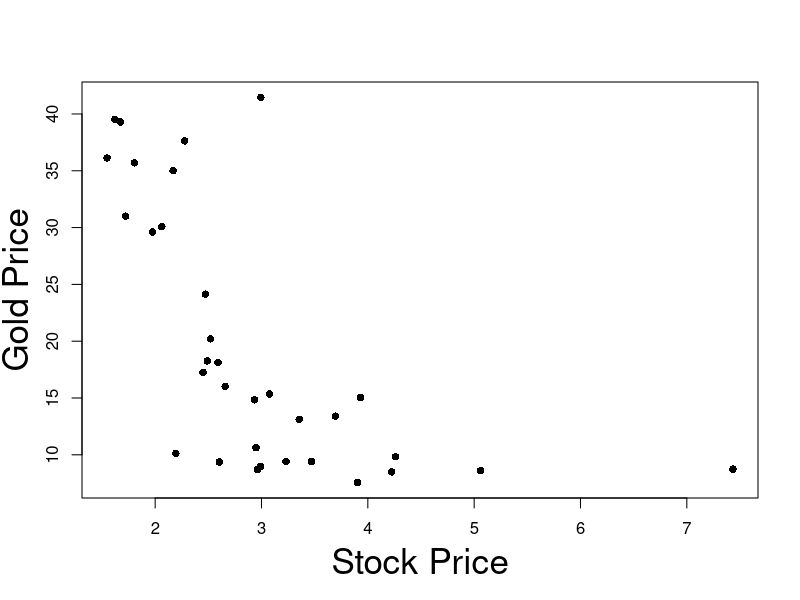
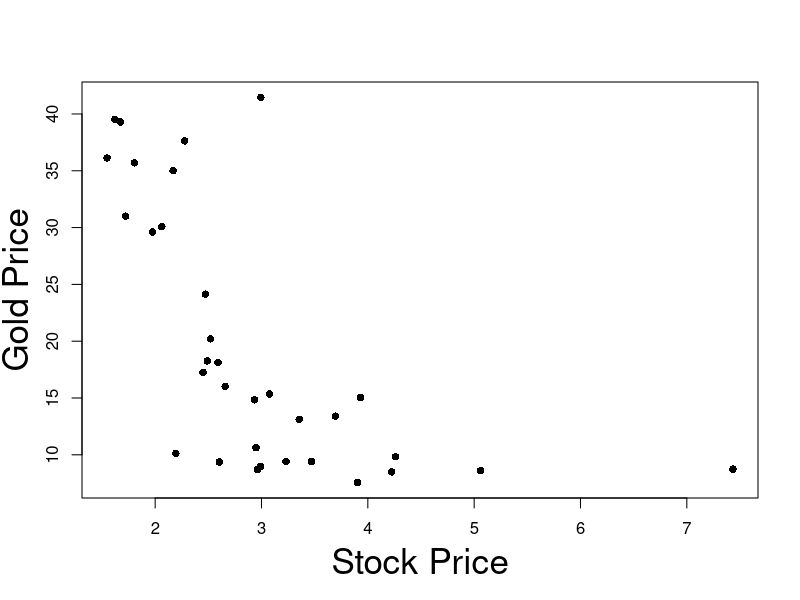
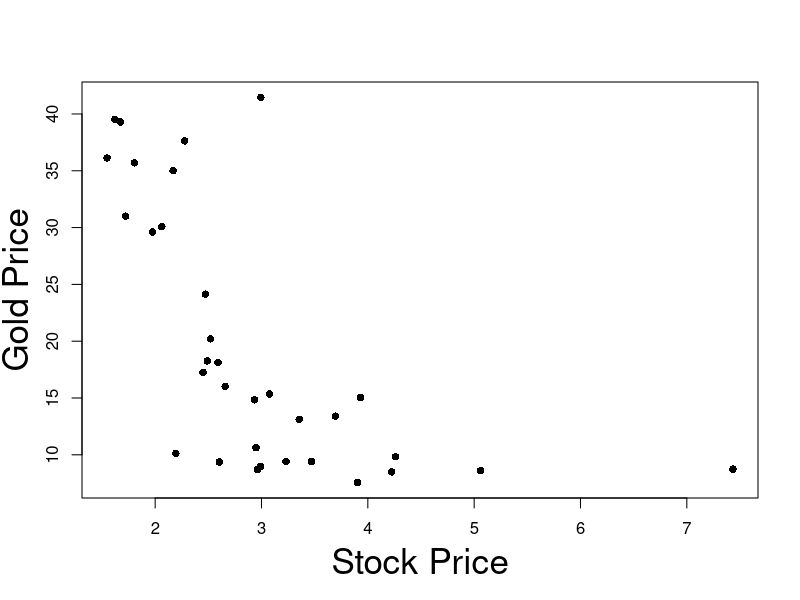
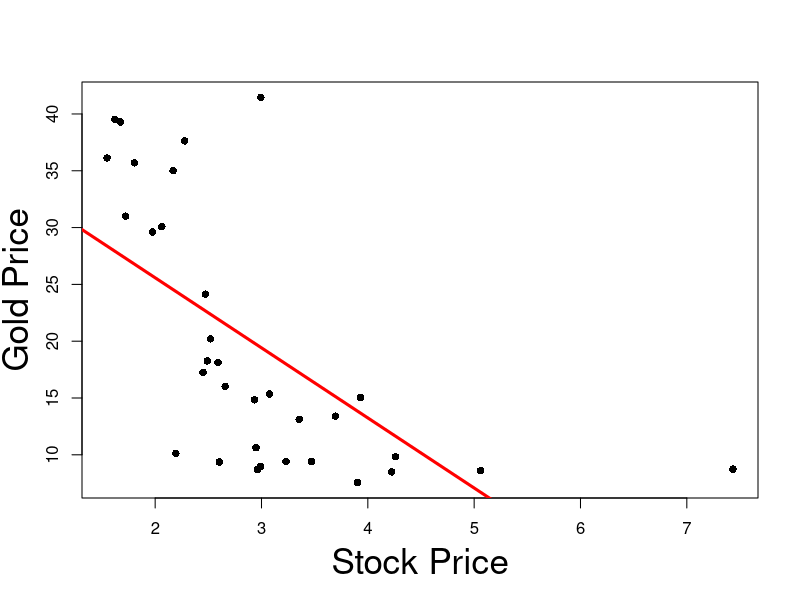
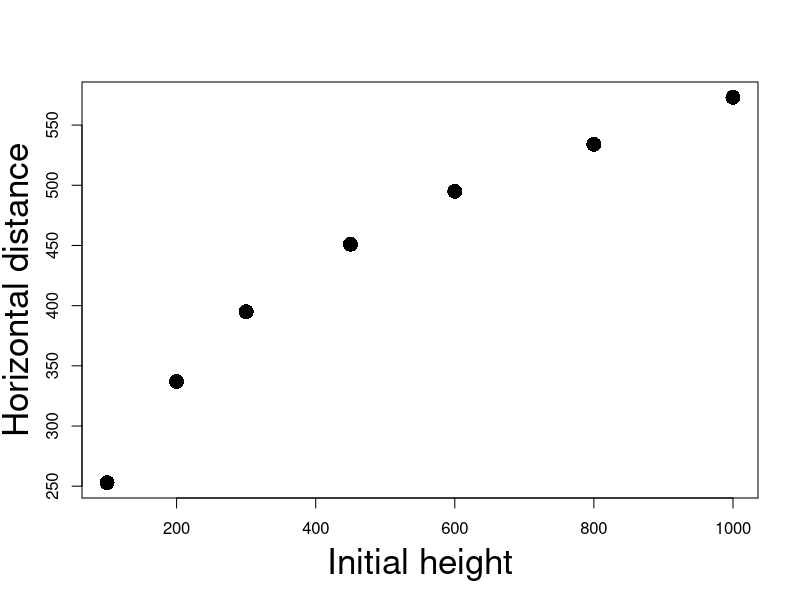
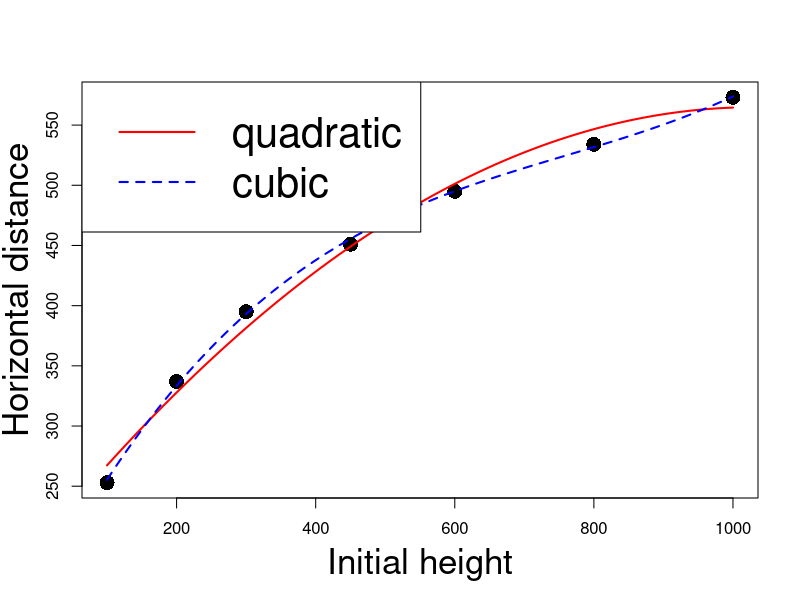
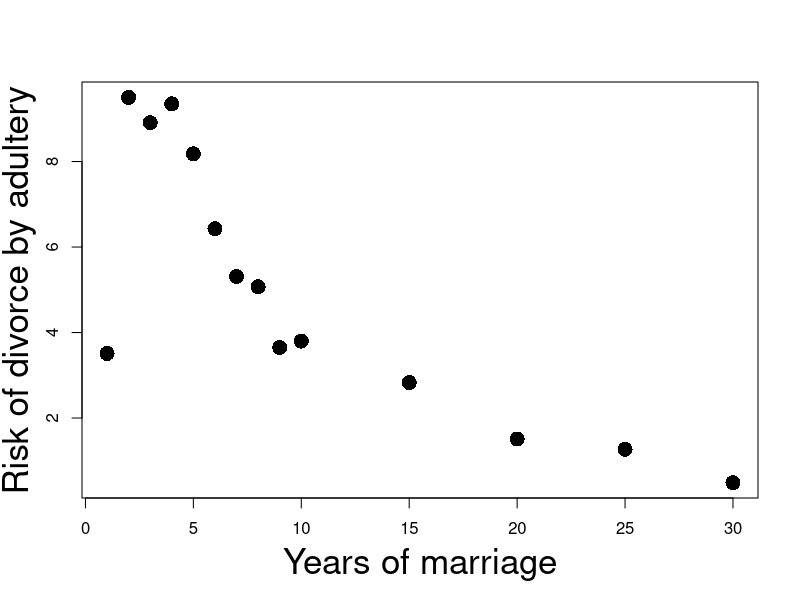
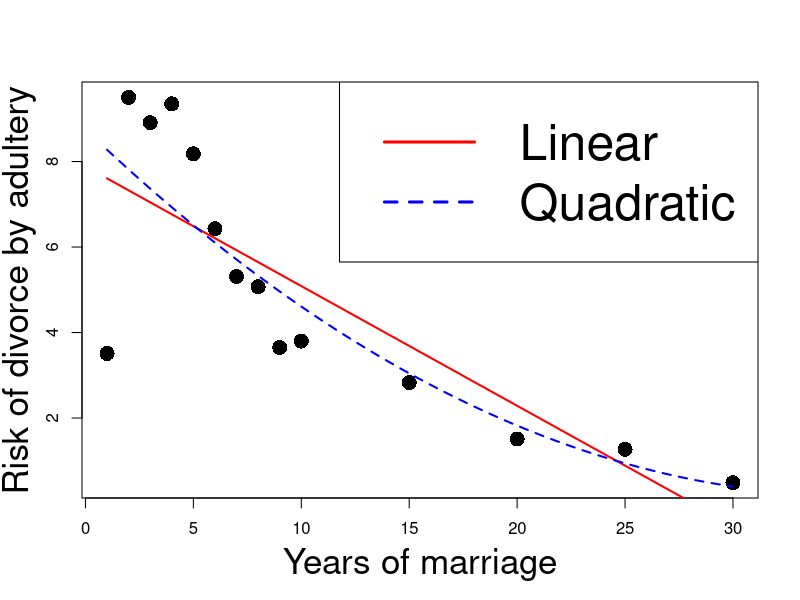

Source code (R) for these figures, in order:
## ---- chunk 1
#| echo: false
#| layout-ncol: 1

data <- read.table("datasets/L3eg1data.txt")

#Add column labels to data
colnames(data) <- c("Stock Price","Gold Price")

# Output markdown table from data
knitr::kable(
  list(data[1:11,], data[12:22,], data[23:33,]),
  row.names = TRUE,
  format = "html", 
  table.attr = 'class="table simple table-striped table-hover"',
) 


## ---- chunk 2
prices = read.table(file = "datasets/stock_gold.txt",
                    header = TRUE)

print(prices)
## ---- chunk 3
#| echo: false
#| fig-asp: 1

# Read the data
prices <- read.table(file = "datasets/stock_gold.txt",
                   header = TRUE
                  )

stock.price <- prices$stock_price
gold.price <- prices$gold_price

# Create the plot
plot(stock.price,
     gold.price, 
     xlab = "", 
     ylab= "",
     pch = 16)

# Add labels
mtext("Stock Price", side=1, line=3, cex=2.1)
mtext("Gold Price", side=2, line=2.5, cex=2.1)
## ---- chunk 4
#| echo: false
#| fig-asp: 1

# Read the data
prices <- read.table(file = "datasets/stock_gold.txt",
                   header = TRUE
                  )

stock.price <- prices$stock_price
gold.price <- prices$gold_price

# Create the plot
plot(stock.price,
     gold.price, 
     xlab = "", 
     ylab= "",
     pch = 16)

# Add labels
mtext("Stock Price", side=1, line=3, cex=2.1)
mtext("Gold Price", side=2, line=2.5, cex=2.1)
## ---- chunk 5
#| echo: false
#| fig-asp: 1

# Read the data
prices <- read.table(file = "datasets/stock_gold.txt",
                   header = TRUE
                  )

stock.price <- prices$stock_price
gold.price <- prices$gold_price

# Create the plot
plot(stock.price,
     gold.price, 
     xlab = "", 
     ylab= "",
     pch = 16)

# Add labels
mtext("Stock Price", side=1, line=3, cex=2.1)
mtext("Gold Price", side=2, line=2.5, cex=2.1)
## ---- chunk 6
#| echo: false
#| fig-asp: 1

# Read the data
prices <- read.table(file = "datasets/stock_gold.txt",
                     header = TRUE
                    )

# Store data into vectors
stock.price <- prices$stock_price
gold.price <- prices$gold_price

# Fit simple linear regression model
fit.model <- lm(gold.price ~ stock.price)

# Plot the data
plot(stock.price,
     gold.price, 
     xlab = "", 
     ylab= "",
     pch = 16)

# Add labels
mtext("Stock Price", side=1, line=3, cex=2.1)
mtext("Gold Price", side=2, line=2.5, cex=2.1)

# Plot the regression line in red
abline(fit.model, col = "red", lwd = 3)
## ---- chunk 7
#| echo: true
t <- - 4.502 
p <- 2 - 2 * pt(abs(t), df = 31)

cat("The p-value is", p)
## ---- chunk 8
#| echo: true
t <- 8.744
p <- 2 - 2 * pt(abs(t), df = 31)

cat("The p-value is", p)
## ---- chunk 9
#| echo: true
F <- 20.267    # Input the precise value, rather than the rounded one given in Summary
n <- 33
p <- 2

p.value <- 1 - pf(F, df1 = p - 1, df2 = n - p)

cat("The p-value is", p.value)
## ---- chunk 10
#| echo: true
longley <- read.table(file = "datasets/longley.txt", header = TRUE)

head(longley, n = 3)     # Prints the first 3 rows of dataset
## ---- chunk 11
longley <- read.table(file = "datasets/longley.txt", header = TRUE)

head(longley, n = 3)     # Prints the first 3 rows of dataset
## ---- chunk 12
longley <- read.table(file = "datasets/longley.txt",
                      header = TRUE)

head(longley,n=3)
## ---- chunk 13
# Read data file
longley <- read.table(file = "datasets/longley.txt",
                      header = TRUE)

# Store columns in vectors
x2 <- longley[ , 1]
x3 <- longley[ , 2]
x4 <- longley[ , 3]
x5 <- longley[ , 4]
x6 <- longley[ , 5]
y <- longley[ , 6]

# Fit Model 0 and Model 1
model.1 <- lm(y ~ x3 + x4 + x6)
model.2 <- lm(y ~ x2 + x3 + x4 + x5 + x6)

# F-test for model selection
anova(model.1, model.2, test = "F")
## ---- chunk 14
# Read data file
longley <- read.table(file = "datasets/longley.txt",
                      header = TRUE)

# Store columns in vectors
x2 <- longley[ , 1]
x3 <- longley[ , 2]
x4 <- longley[ , 3]
x5 <- longley[ , 4]
x6 <- longley[ , 5]
y <- longley[ , 6]

# Fit Model 0 and Model 1
model.1 <- lm(y ~ x3 + x4 + x6)
model.2 <- lm(y ~ x2 + x3 + x4 + x5 + x6)

# F-test for model selection
anova(model.1, model.2, test = "F")
## ---- chunk 15
# Read data file
longley <- read.table(file = "datasets/longley.txt",
                      header = TRUE)

# Store columns in vectors
x2 <- longley[ , 1]
x3 <- longley[ , 2]
x4 <- longley[ , 3]
x5 <- longley[ , 4]
x6 <- longley[ , 5]
y <- longley[ , 6]

# Fit Model 0 and Model 1
model.1 <- lm(y ~ x3 + x4 + x6)
model.2 <- lm(y ~ x2 + x3 + x4 + x5 + x6)

# F-test for model selection
anova(model.1, model.2, test = "F")
## ---- chunk 16
# Read data file
longley <- read.table(file = "datasets/longley.txt",
                      header = TRUE)

# Store columns in vectors
x2 <- longley[ , 1]
x3 <- longley[ , 2]
x4 <- longley[ , 3]
x5 <- longley[ , 4]
x6 <- longley[ , 5]
y <- longley[ , 6]

# Fit Model 1 and Model 2
model.1 <- lm(y ~ x3 + x4 + x6)
model.2 <- lm(y ~ x2 + x3 + x4 + x5 + x6)

# F-test for model selection
anova(model.1, model.2, test = "F")
## ---- chunk 17
# Read data file
longley <- read.table(file = "datasets/longley.txt",
                      header = TRUE)

# Store columns in vectors
x2 <- longley[ , 1]
x3 <- longley[ , 2]
x4 <- longley[ , 3]
x5 <- longley[ , 4]
x6 <- longley[ , 5]
y <- longley[ , 6]

# Fit Model 1 and Model 2
model.1 <- lm(y ~ x3 + x4 + x6)
model.2 <- lm(y ~ x2 + x3 + x4 + x5 + x6)

# F-test for model selection
anova(model.1, model.2, test = "F")
## ---- chunk 18
# Read data file
longley <- read.table(file = "datasets/longley.txt",
                      header = TRUE)

# Store columns in vectors
x2 <- longley[ , 1]
x3 <- longley[ , 2]
x4 <- longley[ , 3]
x5 <- longley[ , 4]
x6 <- longley[ , 5]
y <- longley[ , 6]

# Fit Model 1 and Model 2
model.1 <- lm(y ~ x3 + x4 + x6)
model.2 <- lm(y ~ x2 + x3 + x4 + x5 + x6)

# F-test for model selection
anova(model.1, model.2, test = "F")
## ---- chunk 19
# Read data file
longley <- read.table(file = "datasets/longley.txt",
                      header = TRUE)

# Store columns in vectors
x2 <- longley[ , 1]
x3 <- longley[ , 2]
x4 <- longley[ , 3]
x5 <- longley[ , 4]
x6 <- longley[ , 5]
y <- longley[ , 6]

# Fit Model 1 and Model 2
model.1 <- lm(y ~ x3 + x4 + x6)
model.2 <- lm(y ~ x2 + x3 + x4 + x5 + x6)

# F-test for model selection
anova(model.1, model.2, test = "F")
## ---- chunk 20
#| echo: false
#| fig-asp: 1

# Enter the data
height <- c(100, 200, 300, 450, 600, 800, 1000)
distance <- c(253, 337, 395, 451, 495, 534, 573)

# Scatter plot of data
plot(height, distance, xlab = "", ylab = "", pch = 16, cex = 2)

# Add labels
mtext("Initial height", side = 1, line = 3, cex = 2.1)
mtext("Horizontal distance", side = 2, line = 2.5, cex = 2.1)
## ---- chunk 21
#| echo: true
#| code-fold: true
#| code-summary: "Click here to show the full code"
#| fig-asp: 1

# Enter the data
height <- c(100, 200, 300, 450, 600, 800, 1000)
distance <- c(253, 337, 395, 451, 495, 534, 573)

# Scatter plot of data
plot(height, distance, xlab = "", ylab = "", pch = 16, cex = 2)

# Add labels
mtext("Initial height", side = 1, line = 3, cex = 2.1)
mtext("Horizontal distance", side = 2, line = 2.5, cex = 2.1)

# Fit quadratic model
quadratic <- lm(distance ~ height + I( height^2 ))

# Fit cubic model
cubic <- lm(distance ~ height + I( height^2 ) + I (height^3))

# Plot quadratic Vs Cubic
polynomial <- Vectorize(function(x, ps) {
  n <- length(ps)
  sum(ps*x^(1:n-1))
}, "x")
curve(polynomial(x, coef(quadratic)), add=TRUE, col = "red", lwd = 2)
curve(polynomial(x, coef(cubic)), add=TRUE, col = "blue", lty = 2, lwd = 2)
legend("topleft", legend = c("quadratic", "cubic"), 
       col = c("red", "blue"), lty = c(1,2), lwd = 2, cex = 2.5)
## ---- chunk 22
#| echo: true
#| code-fold: true
#| code-summary: "Click here to show the full code"
#| fig-asp: 1

# Divorces data
year <- c(1, 2, 3, 4, 5, 6,7, 8, 9, 10, 15, 20, 25, 30)
percent <- c(3.51, 9.5, 8.91, 9.35, 8.18, 6.43, 5.31, 
             5.07, 3.65, 3.8, 2.83, 1.51, 1.27, 0.49)

# Scatter plot of data
plot(year, percent, xlab = "", ylab = "", pch = 16, cex = 2)

# Add labels
mtext("Years of marriage", side = 1, line = 3, cex = 2.1)
mtext("Risk of divorce by adultery", side = 2, line = 2.5, cex = 2.1)
## ---- chunk 23
#| echo: true
#| code-fold: true
#| code-summary: "Click here to show the full code"
#| fig-asp: 1

# Divorces data
year <- c(1, 2, 3, 4, 5, 6,7, 8, 9, 10, 15, 20, 25, 30)
percent <- c(3.51, 9.5, 8.91, 9.35, 8.18, 6.43, 5.31, 
             5.07, 3.65, 3.8, 2.83, 1.51, 1.27, 0.49)

# Fit linear model
linear <- lm(percent ~ year)

# Fit quadratic model
quadratic <- lm(percent ~ year + I( year^2 ))

# Scatter plot of data
plot(year, percent, xlab = "", ylab = "", pch = 16, cex = 2)

# Add labels
mtext("Years of marriage", side = 1, line = 3, cex = 2.1)
mtext("Risk of divorce by adultery", side = 2, line = 2.5, cex = 2.1)

# Plot Linear Vs Quadratic
polynomial <- Vectorize(function(x, ps) {
  n <- length(ps)
  sum(ps*x^(1:n-1))
}, "x")
curve(polynomial(x, coef(linear)), add=TRUE, col = "red", lwd = 2)
curve(polynomial(x, coef(quadratic)), add=TRUE, col = "blue", lty = 2, lwd = 2)
legend("topright", legend = c("Linear", "Quadratic"), 
       col = c("red", "blue"), lty = c(1,2), cex = 3, lwd = 3)
## ---- chunk 24
#| echo: true
#| code-fold: true
#| code-summary: "Click here to show the full code"
#| fig-asp: 1

# Divorces data
year <- c(1, 2, 3, 4, 5, 6,7, 8, 9, 10, 15, 20, 25, 30)
percent <- c(3.51, 9.5, 8.91, 9.35, 8.18, 6.43, 5.31, 
             5.07, 3.65, 3.8, 2.83, 1.51, 1.27, 0.49)

# Fit linear model
linear <- lm(percent ~ year)

# Fit order 6 model
order_6 <- lm(percent ~ year  + I( year^2 ) + I( year^3 ) + 
                                I( year^4 ) + I( year^5 ) +
                                I( year^6 ))

# Scatter plot of data
plot(year, percent, xlab = "", ylab = "", pch = 16, cex = 2)

# Add labels
mtext("Years of marriage", side = 1, line = 3, cex = 2.1)
mtext("Risk of divorce by adultery", side = 2, line = 2.5, cex = 2.1)

# Plot Linear Vs Quadratic
polynomial <- Vectorize(function(x, ps) {
  n <- length(ps)
  sum(ps*x^(1:n-1))
}, "x")
curve(polynomial(x, coef(linear)), add=TRUE, col = "red", lwd = 2)
curve(polynomial(x, coef(order_6)), add=TRUE, col = "blue", lty = 2, lwd = 3)
legend("topright", legend = c("Linear", "Order 6"), 
       col = c("red", "blue"), lty = c(1,2), cex = 3, lwd = 3)
